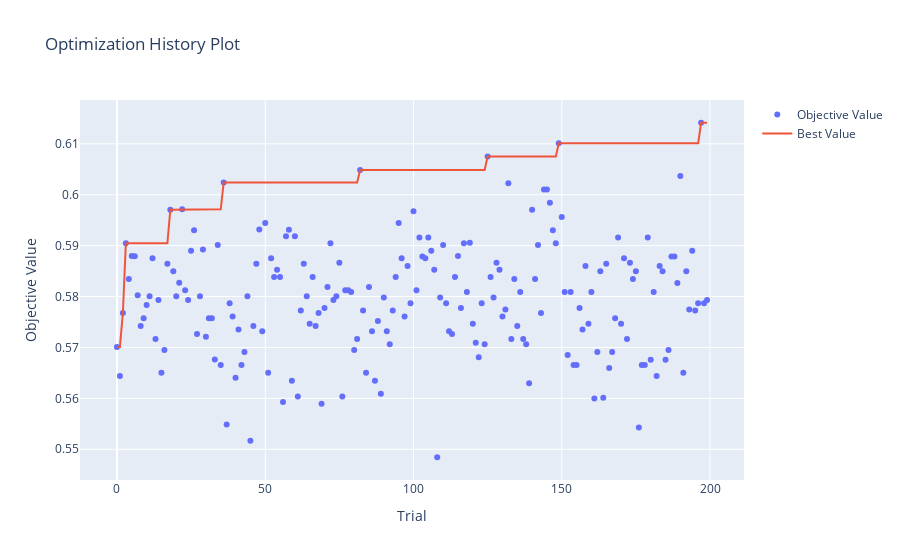

The cell this chart's notebook holds for it:
### Code cell
optuna.visualization.plot_optimization_history(study)

### Figure 1 — Plotly figure (JSON) as saved in the notebook; plotly's stock layout.template omitted (floating-point values rounded to 4 significant figures; data arrays with more than 128 entries replaced by an {"elided": "..."} marker saying what was removed)
{"data": [{"mode": "markers", "name": "Objective Value", "type": "scatter", "x": {"elided": "200 int values"}, "y": {"elided": "200 float values"}}, {"mode": "lines", "name": "Best Value", "type": "scatter", "x": {"elided": "200 int values"}, "y": {"elided": "200 float values"}}, {"marker": {"color": "#cccccc"}, "mode": "markers", "name": "Infeasible Trial", "showlegend": false, "type": "scatter", "x": [], "y": []}], "layout": {"title": {"text": "Optimization History Plot"}, "xaxis": {"title": {"text": "Trial"}}, "yaxis": {"title": {"text": "Objective Value"}}}}
